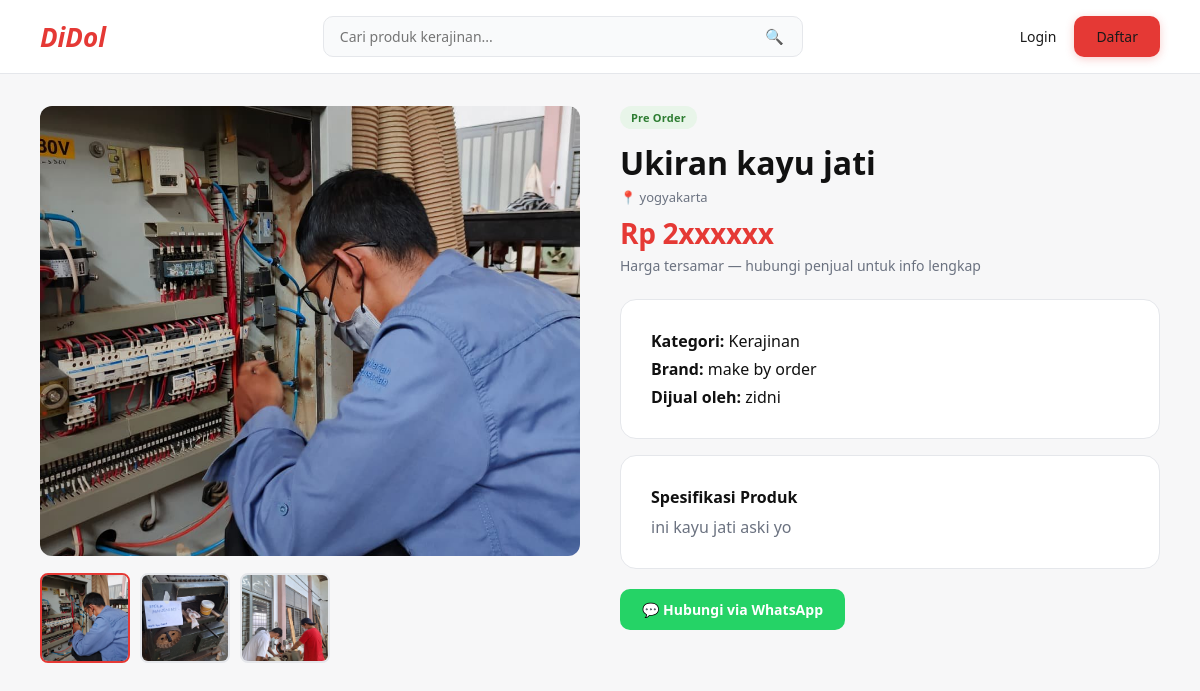
The app's page /products/8/ with its own data.
### products/models.py (models this page shows, shortened)
class Product(models.Model):
    CATEGORY_CHOICES = [
        ("Kerajinan", "Kerajinan"),
        ("Furniture", "Furniture"),
        ("Alat Serbaguna", "Alat Serbaguna"),
        ("Lainnya", "Lainnya"),
    ]
    KONDISI_CHOICES = [
        ("Ready", "Ready Stock"),
        ("PreOrder", "Pre Order"),
    ]
    STATUS_CHOICES = [
        ("Aktif", "Aktif / Dijual"),
        ("Terjual", "Terjual"),
    ]
    penjual = models.ForeignKey(get_user_model(), on_delete=models.CASCADE)
    nama = models.CharField(max_length=255)
    kategori = models.CharField(max_length=20, choices=CATEGORY_CHOICES)
    brand = models.CharField(max_length=100, blank=True)
    harga = models.PositiveIntegerField()
    sembunyikan_harga = models.BooleanField(default=False, help_text="Centang untuk menyensor harga di halaman publik, misal Rp 10000 tampil jadi Rp 1xxxx")
    kondisi = models.CharField(max_length=20, choices=KONDISI_CHOICES)
    status = models.CharField(max_length=20, choices=STATUS_CHOICES, default="Aktif")
    stok = models.PositiveIntegerField(default=0, help_text="Jumlah stok tersedia (khusus untuk kondisi Ready Stock)")
    jumlah_terjual = models.PositiveIntegerField(default=0)
    lokasi = models.CharField(max_length=100)
    no_wa = models.CharField(max_length=20, help_text="Contoh: 6281234567890 (kode negara, tanpa + atau 0 di depan)")
    spesifikasi = models.TextField(blank=True, help_text="Detail ukuran, bahan, berat, cara pakai, dll.")
    foto = models.ImageField(upload_to="produk/", blank=True, null=True, help_text="Foto utama/sampul produk")
    dibuat = models.DateTimeField(auto_now_add=True)
    def harga_tampil(self):
        if self.sembunyikan_harga:
            harga_str = str(self.harga)
            if len(harga_str) > 1:
                tersamar = harga_str[0] + "x" * (len(harga_str) - 1)
            else:
                tersamar = harga_str
            return tersamar
        return f"{self.harga:,}".replace(",", ".")

class ProductImage(models.Model):
    product = models.ForeignKey(Product, on_delete=models.CASCADE, related_name="images")
    foto = models.ImageField(upload_to="produk/tambahan/")

### products/views.py (the view)
# urls.py: path("<int:pk>/", product_detail_view, name="product_detail"),
def product_detail_view(request, pk):
    product = get_object_or_404(Product, pk=pk)
    product_url = request.build_absolute_uri()
    return render(request, "products/product_detail.html", {
        "product": product,
        "product_url": product_url,
    })

### templates/products/product_detail.html (shortened to what this page needs)
{% extends "base.html" %}
{% block content %}
<div style="display: flex; gap: 40px; flex-wrap: wrap;">
    <div style="flex: 1; min-width: 300px;">
        {% if product.foto %}
            <img id="main-image" src="{{ product.foto.url }}" alt="{{ product.nama }}"
                 onclick="document.getElementById('lightbox').style.display='flex'; document.getElementById('lightbox-img').src=this.src;"
                 style="width: 100%; border-radius: 12px; object-fit: cover; max-height: 450px; cursor: zoom-in;">
        {% endif %}
        {% if product.images.all %}
        <div style="display: flex; gap: 10px; margin-top: 12px;">
            {% if product.foto %}
                <img src="{{ product.foto.url }}"
                     onclick="document.getElementById('main-image').src = this.src; document.querySelectorAll('.thumb-img').forEach(function(t){ t.style.borderColor = '#e5e7eb'; }); this.style.borderColor = '#e53935';"
                     class="thumb-img"
                     alt="Foto utama"
                     style="width: 90px; height: 90px; border-radius: 8px; object-fit: cover; border: 2px solid #e53935; cursor: pointer;">
            {% endif %}
            {% for img in product.images.all %}
                <img src="{{ img.foto.url }}"
                     onclick="document.getElementById('main-image').src = this.src; document.querySelectorAll('.thumb-img').forEach(function(t){ t.style.borderColor = '#e5e7eb'; }); this.style.borderColor = '#e53935';"
                     class="thumb-img"
                     alt="Foto tambahan"
                     style="width: 90px; height: 90px; border-radius: 8px; object-fit: cover; border: 2px solid #e5e7eb; cursor: pointer;">
            {% endfor %}
        </div>
        {% endif %}
    </div>
    <div style="flex: 1; min-width: 300px;">
        <div class="badge-row">
            <span class="badge">{{ product.get_kondisi_display }}</span>
        </div>
        <h1 style="margin: 12px 0 4px;">{{ product.nama }}</h1>
        <p class="location">📍 {{ product.lokasi }}</p>
        <p class="harga" style="font-size: 28px; margin-bottom: 4px;">Rp {{ product.harga_tampil }}</p>
        {% if product.sembunyikan_harga %}
        <p class="helper-text" style="margin-top: 0;">Harga tersamar — hubungi penjual untuk info lengkap</p>
        {% endif %}
        <div class="form-card" style="max-width: 100%; margin-top: 20px;">
            <p style="margin: 0 0 6px;"><strong>Kategori:</strong> {{ product.kategori }}</p>
            {% if product.brand %}
                <p style="margin: 0 0 6px;"><strong>Brand:</strong> {{ product.brand }}</p>
            {% endif %}
            <p style="margin: 0;"><strong>Dijual oleh:</strong> {{ product.penjual.username }}</p>
        </div>
        {% if product.spesifikasi %}
        <div class="form-card" style="max-width: 100%; margin-top: 16px;">
            <p style="margin: 0 0 8px; font-weight: 700;">Spesifikasi Produk</p>
            <p style="margin: 0; white-space: pre-line; color: var(--gray);">{{ product.spesifikasi }}</p>
        </div>
        {% endif %}
        <a href="https://wa.me/{{ product.no_wa }}?text=Halo%2C%20saya%20tertarik%20dengan%20produk%20{{ product.nama|urlencode }}%20-%20{{ product_url|urlencode }}"
           target="_blank"
           class="btn"
           style="background: #25D366; color: #fff; margin-top: 20px; display: inline-flex; align-items: center; gap: 8px;">
            💬 Hubungi via WhatsApp
        </a>
    </div>
</div>
{% endblock %}

### templates/base.html (style rules this page uses)
:root { --primary: #e53935; --primary-dark: #c62828; --dark: #1a1a1a; --gray: #6b7280; --border: #e5e7eb; --bg: #f7f7f8; --success: #2e7d32; }
* { box-sizing: border-box; }
body { font-family: 'Segoe UI', Arial, sans-serif; margin: 0; padding: 0; background: var(--bg); color: #111; }
.btn { display: inline-block; padding: 11px 22px; border-radius: 10px; font-weight: 700; font-size: 14px; text-decoration: none; border: none; cursor: pointer; font-family: inherit; transition: all 0.15s ease; }
.badge-row { display: flex; gap: 6px; flex-wrap: wrap; margin-bottom: 10px; }
.badge { display: inline-block; background: #e8f5e9; color: var(--success); padding: 4px 11px; border-radius: 20px; font-size: 11px; font-weight: 700; letter-spacing: 0.2px; }
.location { color: var(--gray); font-size: 13px; margin: 0 0 8px; }
.harga { color: var(--primary); font-weight: 800; font-size: 19px; margin: 0; letter-spacing: -0.3px; }
.form-card { background: #fff; border: 1px solid var(--border); border-radius: 16px; padding: 30px; max-width: 500px; }
.helper-text { color: var(--gray); font-size: 14px; margin-top: -10px; margin-bottom: 24px; }

### records on screen
Product: foto (picture), kondisi "Pre Order", nama "Ukiran kayu jati", lokasi "yogyakarta", harga_tampil "2xxxxxx", kategori "Kerajinan", brand "make by order", penjual.username "zidni", spesifikasi "ini kayu jati aski yo"
ProductImage: foto (picture)
ProductImage: foto (picture)
